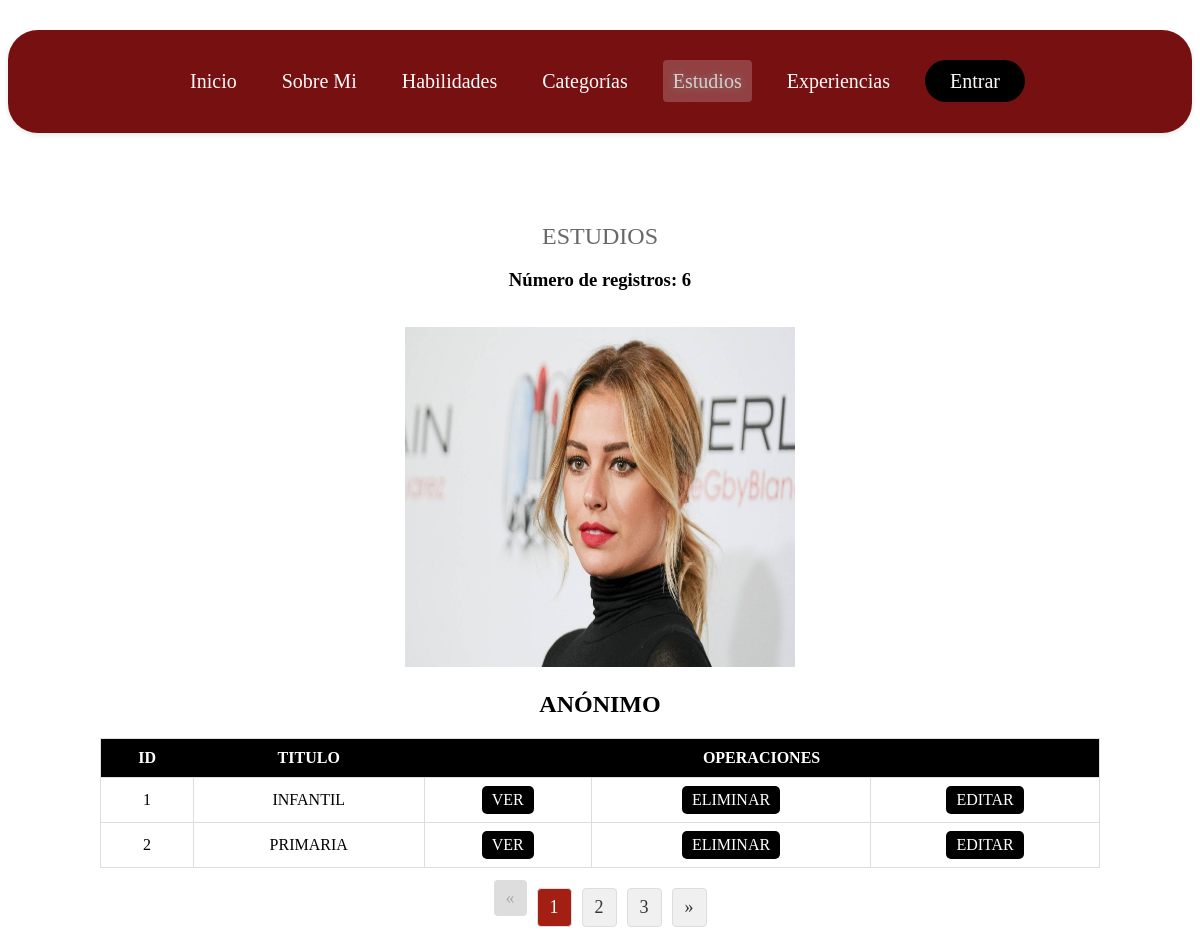
Page /estudios/ on the committed database.
### appportfolio/models.py (models this page shows, shortened)
class Estudio(models.Model):
    id = models.AutoField(primary_key=True)
    titulo = models.CharField("Titulo", max_length=30, null=True, blank=True)
    fechaInicio = models.DateField("Fecha Inicio", null=True, blank=True)
    fechaFin = models.DateField("Fecha Fin", null=True, blank=True)
    notamedia = models.IntegerField("Nota Media", null=True, blank=True)
    lugarEstudio = models.CharField("Lugar de Estudio", max_length=30, null=True, blank=True)
    nombreLugar = models.CharField("Nombre de Lugar", max_length=30, null=True, blank=True)
    ciudad = models.CharField("Ciudad", max_length=30, null=True, blank=True)
    presencial = models.BooleanField("Presencial", null=True, blank=True)
    observaciones = models.TextField("Observaciones", null=True, blank=True)
    class Meta:
        verbose_name = "Estudio"
        verbose_name_plural = "Estudios"
        ordering = ['fechaInicio']

### appportfolio/views.py (the view)
# urls.py: re_path('estudios/', views.estudios, name='estudios'),
def estudios(request):
    lista_estudios = Estudio.objects.all().order_by("id")  # select * from Categoria;
    page = request.GET.get('page')  # Capturar el número de página de la URL (por ejemplo: ?page=2)
    paginator = Paginator(lista_estudios, 2)
    try:
        lista_estudios = paginator.get_page(page)
    except PageNotAnInteger:
        lista_estudios = paginator.page(1)
    except EmptyPage:
        lista_estudios = paginator.page(paginator.num_pages)
    numregistros=Estudio.objects.count()
    context = {'lista_estudios': lista_estudios, "numregistros":numregistros}
    return render(request, 'estudios.html', context=context)

### templates/estudios.html (shortened to what this page needs)
{% extends "base.html" %}
{% load static %}
 {% block content %}
 <br><br><br><br>
  <center>
  <font color="#686868" size="5" face="Garamond">ESTUDIOS</font>
      <h3>Número de registros: {{ numregistros }}</h3>
   <br>
  <img src="{% static 'images/chica1.jpg'%}" height='340' width='390'>
 {% if not request.user.is_authenticated %}
    <h2>ANÓNIMO</h2>
 {% endif %}
 </center>
<font size="3">
<table class="tabla">
	<thead>
        <tr>
			<th class="encabezado">ID</th>
			<th class="encabezado">TITULO</th>
			<th colspan="3" class="encabezado">OPERACIONES</th>
        </tr>
    </thead>
    <tbody>
    {% for r in lista_estudios %}
       <tr>
           <td> {{ r.id }} </td>
           <td> {{ r.titulo|upper }} </td>
        <form action="" method="post">
        <td><a class='btn-operaciones' href="{% url 'home' %}">
        VER</a></td>
        <td><a class='btn-operaciones'  href="{% url 'home' %}">ELIMINAR</a></td>
        <td><a class='btn-operaciones' href="{% url 'home' %}">EDITAR</a></td>
        </form>
      </tr>
    {% endfor %}
     </tbody>
    </table>
</font>
{% if lista_estudios.has_other_pages %}
<font size="4">
  <ul class="paginacion">
    {% if lista_estudios.has_previous %}
      <li><a href="?page={{ lista_estudios.previous_page_number }}">&laquo;</a></li>
    {% else %}
      <li class="disabled"><span>&laquo;</span></li>
    {% endif %}
    {% for i in lista_estudios.paginator.page_range %}
      {% if lista_estudios.number == i %}
        <li class="active"><a href="#">{{ i }}</a></li>
      {% else %}
        <li><a href="?page={{ i }}">{{ i }}</a></li>
      {% endif %}
    {% endfor %}
    {% if lista_estudios.has_next %}
      <li><a href="?page={{ lista_estudios.next_page_number }}">&raquo;</a></li>
    {% else %}
      <li class="disabled"><span>&raquo;</span></li>
    {% endif %}
  </ul>
</font>
{% endif %}
{% endblock content %}

### static/css/styles.css (style rules this page uses)
.tabla { max-width: 1000px; margin: 20px auto; border-collapse: collapse; width: 100%; border: 1px solid #ddd; }
.encabezado { background-color: #000000; color: #fff; padding: 10px; text-align: center; }
td { border: 1px solid #ddd; padding: 8px; text-align: center; }
td .btn-operaciones { display: inline-block; }
.btn-operaciones { background-color: #000000; color: white; padding: 5px 10px; border-radius: 5px; text-decoration: none; transition: background-color 0.3s; }
.paginacion { list-style: none; padding: 0; display: flex; justify-content: center; margin-top: 20px; }
.paginacion li { margin: 0 5px; }
.paginacion a { display: block; padding: 8px 12px; background-color: #f0f0f0; border: 1px solid #ddd; border-radius: 4px; text-decoration: none; color: #333; }
.paginacion .active a { background-color: #a41f13; color: white; pointer-events: none; }
.paginacion .disabled span { background-color: #ddd; color: #aaa; padding: 8px 12px; border-radius: 4px; }

### rows in the picture
Estudio: id "1", titulo "INFANTIL"
Estudio: id "2", titulo "PRIMARIA"

### other values in the picture
{{ numregistros }} "6"
{{ i }} "1"
{{ i }} "2" "3"
